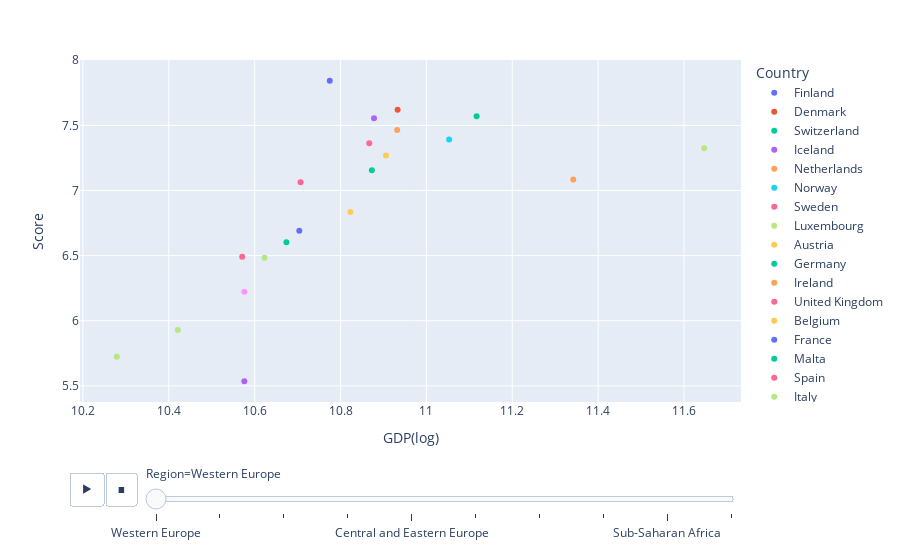

Source (notebook cell):
### Markdown cell above
### GDP vs Score

### Code cell
px.scatter(df, x='GDP(log)', y='Score',
           animation_frame='Region',
           animation_group='Country',
           color='Country', hover_name='Country',
           trendline= 'ols')

### Figure 1 — Plotly figure (JSON) as saved in the notebook; plotly's stock layout.template omitted (floating-point values rounded to 4 significant figures)
{"data": [{"hovertemplate": "<b>%{hovertext}</b><br><br>Country=Finland<br>Region=Western Europe<br>GDP(log)=%{x}<br>Score=%{y}<extra></extra>", "hovertext": ["Finland"], "ids": ["Finland"], "legendgroup": "Finland", "marker": {"color": "#636efa", "symbol": "circle"}, "mode": "markers", "name": "Finland", "orientation": "v", "showlegend": true, "type": "scatter", "x": [10.78], "xaxis": "x", "y": [7.842], "yaxis": "y"}, {"hovertemplate": "Country=Finland<br>Region=Western Europe<extra></extra>", "legendgroup": "Finland", "marker": {"color": "#636efa", "symbol": "circle"}, "mode": "lines", "name": "Finland", "showlegend": false, "type": "scatter", "xaxis": "x", "yaxis": "y"}, {"hovertemplate": "<b>%{hovertext}</b><br><br>Country=Denmark<br>Region=Western Europe<br>GDP(log)=%{x}<br>Score=%{y}<extra></extra>", "hovertext": ["Denmark"], "ids": ["Denmark"], "legendgroup": "Denmark", "marker": {"color": "#EF553B", "symbol": "circle"}, "mode": "markers", "name": "Denmark", "orientation": "v", "showlegend": true, "type": "scatter", "x": [10.93], "xaxis": "x", "y": [7.62], "yaxis": "y"}, {"hovertemplate": "Country=Denmark<br>Region=Western Europe<extra></extra>", "legendgroup": "Denmark", "marker": {"color": "#EF553B", "symbol": "circle"}, "mode": "lines", "name": "Denmark", "showlegend": false, "type": "scatter", "xaxis": "x", "yaxis": "y"}, {"hovertemplate": "<b>%{hovertext}</b><br><br>Country=Switzerland<br>Region=Western Europe<br>GDP(log)=%{x}<br>Score=%{y}<extra></extra>", "hovertext": ["Switzerland"], "ids": ["Switzerland"], "legendgroup": "Switzerland", "marker": {"color": "#00cc96", "symbol": "circle"}, "mode": "markers", "name": "Switzerland", "orientation": "v", "showlegend": true, "type": "scatter", "x": [11.12], "xaxis": "x", "y": [7.571], "yaxis": "y"}, {"hovertemplate": "Country=Switzerland<br>Region=Western Europe<extra></extra>", "legendgroup": "Switzerland", "marker": {"color": "#00cc96", "symbol": "circle"}, "mode": "lines", "name": "Switzerland", "showlegend": false, "type": "scatter", "xaxis": "x", "yaxis": "y"}, {"hovertemplate": "<b>%{hovertext}</b><br><br>Country=Iceland<br>Region=Western Europe<br>GDP(log)=%{x}<br>Score=%{y}<extra></extra>", "hovertext": ["Iceland"], "ids": ["Iceland"], "legendgroup": "Iceland", "marker": {"color": "#ab63fa", "symbol": "circle"}, "mode": "markers", "name": "Iceland", "orientation": "v", "showlegend": true, "type": "scatter", "x": [10.88], "xaxis": "x", "y": [7.554], "yaxis": "y"}, {"hovertemplate": "Country=Iceland<br>Region=Western Europe<extra></extra>", "legendgroup": "Iceland", "marker": {"color": "#ab63fa", "symbol": "circle"}, "mode": "lines", "name": "Iceland", "showlegend": false, "type": "scatter", "xaxis": "x", "yaxis": "y"}, {"hovertemplate": "<b>%{hovertext}</b><br><br>Country=Netherlands<br>Region=Western Europe<br>GDP(log)=%{x}<br>Score=%{y}<extra></extra>", "hovertext": ["Netherlands"], "ids": ["Netherlands"], "legendgroup": "Netherlands", "marker": {"color": "#FFA15A", "symbol": "circle"}, "mode": "markers", "name": "Netherlands", "orientation": "v", "showlegend": true, "type": "scatter", "x": [10.93], "xaxis": "x", "y": [7.464], "yaxis": "y"}, {"hovertemplate": "Country=Netherlands<br>Region=Western Europe<extra></extra>", "legendgroup": "Netherlands", "marker": {"color": "#FFA15A", "symbol": "circle"}, "mode": "lines", "name": "Netherlands", "showlegend": false, "type": "scatter", "xaxis": "x", "yaxis": "y"}, {"hovertemplate": "<b>%{hovertext}</b><br><br>Country=Norway<br>Region=Western Europe<br>GDP(log)=%{x}<br>Score=%{y}<extra></extra>", "hovertext": ["Norway"], "ids": ["Norway"], "legendgroup": "Norway", "marker": {"color": "#19d3f3", "symbol": "circle"}, "mode": "markers", "name": "Norway", "orientation": "v", "showlegend": true, "type": "scatter", "x": [11.05], "xaxis": "x", "y": [7.392], "yaxis": "y"}, {"hovertemplate": "Country=Norway<br>Region=Western Europe<extra></extra>", "legendgroup": "Norway", "marker": {"color": "#19d3f3", "symbol": "circle"}, "mode": "lines", "name": "Norway", "showlegend": false, "type": "scatter", "xaxis": "x", "yaxis": "y"}, {"hovertemplate": "<b>%{hovertext}</b><br><br>Country=Sweden<br>Region=Western Europe<br>GDP(log)=%{x}<br>Score=%{y}<extra></extra>", "hovertext": ["Sweden"], "ids": ["Sweden"], "legendgroup": "Sweden", "marker": {"color": "#FF6692", "symbol": "circle"}, "mode": "markers", "name": "Sweden", "orientation": "v", "showlegend": true, "type": "scatter", "x": [10.87], "xaxis": "x", "y": [7.363], "yaxis": "y"}, {"hovertemplate": "Country=Sweden<br>Region=Western Europe<extra></extra>", "legendgroup": "Sweden", "marker": {"color": "#FF6692", "symbol": "circle"}, "mode": "lines", "name": "Sweden", "showlegend": false, "type": "scatter", "xaxis": "x", "yaxis": "y"}, {"hovertemplate": "<b>%{hovertext}</b><br><br>Country=Luxembourg<br>Region=Western Europe<br>GDP(log)=%{x}<br>Score=%{y}<extra></extra>", "hovertext": ["Luxembourg"], "ids": ["Luxembourg"], "legendgroup": "Luxembourg", "marker": {"color": "#B6E880", "symbol": "circle"}, "mode": "markers", "name": "Luxembourg", "orientation": "v", "showlegend": true, "type": "scatter", "x": [11.65], "xaxis": "x", "y": [7.324], "yaxis": "y"}, {"hovertemplate": "Country=Luxembourg<br>Region=Western Europe<extra></extra>", "legendgroup": "Luxembourg", "marker": {"color": "#B6E880", "symbol": "circle"}, "mode": "lines", "name": "Luxembourg", "showlegend": false, "type": "scatter", "xaxis": "x", "yaxis": "y"}, {"hovertemplate": "<b>%{hovertext}</b><br><br>Country=Austria<br>Region=Western Europe<br>GDP(log)=%{x}<br>Score=%{y}<extra></extra>", "hovertext": ["Austria"], "ids": ["Austria"], "legendgroup": "Austria", "marker": {"color": "#FECB52", "symbol": "circle"}, "mode": "markers", "name": "Austria", "orientation": "v", "showlegend": true, "type": "scatter", "x": [10.91], "xaxis": "x", "y": [7.268], "yaxis": "y"}, {"hovertemplate": "Country=Austria<br>Region=Western Europe<extra></extra>", "legendgroup": "Austria", "marker": {"color": "#FECB52", "symbol": "circle"}, "mode": "lines", "name": "Austria", "showlegend": false, "type": "scatter", "xaxis": "x", "yaxis": "y"}, {"hovertemplate": "<b>%{hovertext}</b><br><br>Country=Germany<br>Region=Western Europe<br>GDP(log)=%{x}<br>Score=%{y}<extra></extra>", "hovertext": ["Germany"], "ids": ["Germany"], "legendgroup": "Germany", "marker": {"color": "#00cc96", "symbol": "circle"}, "mode": "markers", "name": "Germany", "orientation": "v", "showlegend": true, "type": "scatter", "x": [10.87], "xaxis": "x", "y": [7.155], "yaxis": "y"}, {"hovertemplate": "Country=Germany<br>Region=Western Europe<extra></extra>", "legendgroup": "Germany", "marker": {"color": "#00cc96", "symbol": "circle"}, "mode": "lines", "name": "Germany", "showlegend": false, "type": "scatter", "xaxis": "x", "yaxis": "y"}, {"hovertemplate": "<b>%{hovertext}</b><br><br>Country=Ireland<br>Region=Western Europe<br>GDP(log)=%{x}<br>Score=%{y}<extra></extra>", "hovertext": ["Ireland"], "ids": ["Ireland"], "legendgroup": "Ireland", "marker": {"color": "#FFA15A", "symbol": "circle"}, "mode": "markers", "name": "Ireland", "orientation": "v", "showlegend": true, "type": "scatter", "x": [11.34], "xaxis": "x", "y": [7.085], "yaxis": "y"}, {"hovertemplate": "Country=Ireland<br>Region=Western Europe<extra></extra>", "legendgroup": "Ireland", "marker": {"color": "#FFA15A", "symbol": "circle"}, "mode": "lines", "name": "Ireland", "showlegend": false, "type": "scatter", "xaxis": "x", "yaxis": "y"}, {"hovertemplate": "<b>%{hovertext}</b><br><br>Country=United Kingdom<br>Region=Western Europe<br>GDP(log)=%{x}<br>Score=%{y}<extra></extra>", "hovertext": ["United Kingdom"], "ids": ["United Kingdom"], "legendgroup": "United Kingdom", "marker": {"color": "#FF6692", "symbol": "circle"}, "mode": "markers", "name": "United Kingdom", "orientation": "v", "showlegend": true, "type": "scatter", "x": [10.71], "xaxis": "x", "y": [7.064], "yaxis": "y"}, {"hovertemplate": "Country=United Kingdom<br>Region=Western Europe<extra></extra>", "legendgroup": "United Kingdom", "marker": {"color": "#FF6692", "symbol": "circle"}, "mode": "lines", "name": "United Kingdom", "showlegend": false, "type": "scatter", "xaxis": "x", "yaxis": "y"}, {"hovertemplate": "<b>%{hovertext}</b><br><br>Country=Belgium<br>Region=Western Europe<br>GDP(log)=%{x}<br>Score=%{y}<extra></extra>", "hovertext": ["Belgium"], "ids": ["Belgium"], "legendgroup": "Belgium", "marker": {"color": "#FECB52", "symbol": "circle"}, "mode": "markers", "name": "Belgium", "orientation": "v", "showlegend": true, "type": "scatter", "x": [10.82], "xaxis": "x", "y": [6.834], "yaxis": "y"}, {"hovertemplate": "Country=Belgium<br>Region=Western Europe<extra></extra>", "legendgroup": "Belgium", "marker": {"color": "#FECB52", "symbol": "circle"}, "mode": "lines", "name": "Belgium", "showlegend": false, "type": "scatter", "xaxis": "x", "yaxis": "y"}, {"hovertemplate": "<b>%{hovertext}</b><br><br>Country=France<br>Region=Western Europe<br>GDP(log)=%{x}<br>Score=%{y}<extra></extra>", "hovertext": ["France"], "ids": ["France"], "legendgroup": "France", "marker": {"color": "#636efa", "symbol": "circle"}, "mode": "markers", "name": "France", "orientation": "v", "showlegend": true, "type": "scatter", "x": [10.7], "xaxis": "x", "y": [6.69], "yaxis": "y"}, {"hovertemplate": "Country=France<br>Region=Western Europe<extra></extra>", "legendgroup": "France", "marker": {"color": "#636efa", "symbol": "circle"}, "mode": "lines", "name": "France", "showlegend": false, "type": "scatter", "xaxis": "x", "yaxis": "y"}, {"hovertemplate": "<b>%{hovertext}</b><br><br>Country=Malta<br>Region=Western Europe<br>GDP(log)=%{x}<br>Score=%{y}<extra></extra>", "hovertext": ["Malta"], "ids": ["Malta"], "legendgroup": "Malta", "marker": {"color": "#00cc96", "symbol": "circle"}, "mode": "markers", "name": "Malta", "orientation": "v", "showlegend": true, "type": "scatter", "x": [10.67], "xaxis": "x", "y": [6.602], "yaxis": "y"}, {"hovertemplate": "Country=Malta<br>Region=Western Europe<extra></extra>", "legendgroup": "Malta", "marker": {"color": "#00cc96", "symbol": "circle"}, "mode": "lines", "name": "Malta", "showlegend": false, "type": "scatter", "xaxis": "x", "yaxis": "y"}, {"hovertemplate": "<b>%{hovertext}</b><br><br>Country=Spain<br>Region=Western Europe<br>GDP(log)=%{x}<br>Score=%{y}<extra></extra>", "hovertext": ["Spain"], "ids": ["Spain"], "legendgroup": "Spain", "marker": {"color": "#FF6692", "symbol": "circle"}, "mode": "markers", "name": "Spain", "orientation": "v", "showlegend": true, "type": "scatter", "x": [10.57], "xaxis": "x", "y": [6.491], "yaxis": "y"}, {"hovertemplate": "Country=Spain<br>Region=Western Europe<extra></extra>", "legendgroup": "Spain", "marker": {"color": "#FF6692", "symbol": "circle"}, "mode": "lines", "name": "Spain", "showlegend": false, "type": "scatter", "xaxis": "x", "yaxis": "y"}, {"hovertemplate": "<b>%{hovertext}</b><br><br>Country=Italy<br>Region=Western Europe<br>GDP(log)=%{x}<br>Score=%{y}<extra></extra>", "hovertext": ["Italy"], "ids": ["Italy"], "legendgroup": "Italy", "marker": {"color": "#B6E880", "symbol": "circle"}, "mode": "markers", "name": "Italy", "orientation": "v", "showlegend": true, "type": "scatter", "x": [10.62], "xaxis": "x", "y": [6.483], "yaxis": "y"}, {"hovertemplate": "Country=Italy<br>Region=Western Europe<extra></extra>", "legendgroup": "Italy", "marker": {"color": "#B6E880", "symbol": "circle"}, "mode": "lines", "name": "Italy", "showlegend": false, "type": "scatter", "xaxis": "x", "yaxis": "y"}, {"hovertemplate": "<b>%{hovertext}</b><br><br>Country=Cyprus<br>Region=Western Europe<br>GDP(log)=%{x}<br>Score=%{y}<extra></extra>", "hovertext": ["Cyprus"], "ids": ["Cyprus"], "legendgroup": "Cyprus", "marker": {"color": "#FF97FF", "symbol": "circle"}, "mode": "markers", "name": "Cyprus", "orientation": "v", "showlegend": true, "type": "scatter", "x": [10.58], "xaxis": "x", "y": [6.223], "yaxis": "y"}, {"hovertemplate": "Country=Cyprus<br>Region=Western Europe<extra></extra>", "legendgroup": "Cyprus", "marker": {"color": "#FF97FF", "symbol": "circle"}, "mode": "lines", "name": "Cyprus", "showlegend": false, "type": "scatter", "xaxis": "x", "yaxis": "y"}, {"hovertemplate": "<b>%{hovertext}</b><br><br>Country=Portugal<br>Region=Western Europe<br>GDP(log)=%{x}<br>Score=%{y}<extra></extra>", "hovertext": ["Portugal"], "ids": ["Portugal"], "legendgroup": "Portugal", "marker": {"color": "#B6E880", "symbol": "circle"}, "mode": "markers", "name": "Portugal", "orientation": "v", "showlegend": true, "type": "scatter", "x": [10.42], "xaxis": "x", "y": [5.929], "yaxis": "y"}, {"hovertemplate": "Country=Portugal<br>Region=Western Europe<extra></extra>", "legendgroup": "Portugal", "marker": {"color": "#B6E880", "symbol": "circle"}, "mode": "lines", "name": "Portugal", "showlegend": false, "type": "scatter", "xaxis": "x", "yaxis": "y"}, {"hovertemplate": "<b>%{hovertext}</b><br><br>Country=Greece<br>Region=Western Europe<br>GDP(log)=%{x}<br>Score=%{y}<extra></extra>", "hovertext": ["Greece"], "ids": ["Greece"], "legendgroup": "Greece", "marker": {"color": "#B6E880", "symbol": "circle"}, "mode": "markers", "name": "Greece", "orientation": "v", "showlegend": true, "type": "scatter", "x": [10.28], "xaxis": "x", "y": [5.723], "yaxis": "y"}, {"hovertemplate": "Country=Greece<br>Region=Western Europe<extra></extra>", "legendgroup": "Greece", "marker": {"color": "#B6E880", "symbol": "circle"}, "mode": "lines", "name": "Greece", "showlegend": false, "type": "scatter", "xaxis": "x", "yaxis": "y"}, {"hovertemplate": "<b>%{hovertext}</b><br><br>Country=North Cyprus<br>Region=Western Europe<br>GDP(log)=%{x}<br>Score=%{y}<extra></extra>", "hovertext": ["North Cyprus"], "ids": ["North Cyprus"], "legendgroup": "North Cyprus", "marker": {"color": "#ab63fa", "symbol": "circle"}, "mode": "markers", "name": "North Cyprus", "orientation": "v", "showlegend": true, "type": "scatter", "x": [10.58], "xaxis": "x", "y": [5.536], "yaxis": "y"}, {"hovertemplate": "Country=North Cyprus<br>Region=Western Europe<extra></extra>", "legendgroup": "North Cyprus", "marker": {"color": "#ab63fa", "symbol": "circle"}, "mode": "lines", "name": "North Cyprus", "showlegend": false, "type": "scatter", "xaxis": "x", "yaxis": "y"}], "layout": {"legend": {"title": {"text": "Country"}, "tracegroupgap": 0}, "margin": {"t": 60}, "sliders": [{"active": 0, "currentvalue": {"prefix": "Region="}, "len": 0.9, "pad": {"b": 10, "t": 60}, "steps": [{"args": [["Western Europe"], {"frame": {"duration": 0, "redraw": false}, "fromcurrent": true, "mode": "immediate", "transition": {"duration": 0, "easing": "linear"}}], "label": "Western Europe", "method": "animate"}, {"args": [["North America and ANZ"], {"frame": {"duration": 0, "redraw": false}, "fromcurrent": true, "mode": "immediate", "transition": {"duration": 0, "easing": "linear"}}], "label": "North America and ANZ", "method": "animate"}, {"args": [["Middle East and North Africa"], {"frame": {"duration": 0, "redraw": false}, "fromcurrent": true, "mode": "immediate", "transition": {"duration": 0, "easing": "linear"}}], "label": "Middle East and North Africa", "method": "animate"}, {"args": [["Latin America and Caribbean"], {"frame": {"duration": 0, "redraw": false}, "fromcurrent": true, "mode": "immediate", "transition": {"duration": 0, "easing": "linear"}}], "label": "Latin America and Caribbean", "method": "animate"}, {"args": [["Central and Eastern Europe"], {"frame": {"duration": 0, "redraw": false}, "fromcurrent": true, "mode": "immediate", "transition": {"duration": 0, "easing": "linear"}}], "label": "Central and Eastern Europe", "method": "animate"}, {"args": [["East Asia"], {"frame": {"duration": 0, "redraw": false}, "fromcurrent": true, "mode": "immediate", "transition": {"duration": 0, "easing": "linear"}}], "label": "East Asia", "method": "animate"}, {"args": [["Southeast Asia"], {"frame": {"duration": 0, "redraw": false}, "fromcurrent": true, "mode": "immediate", "transition": {"duration": 0, "easing": "linear"}}], "label": "Southeast Asia", "method": "animate"}, {"args": [["Commonwealth of Independent States"], {"frame": {"duration": 0, "redraw": false}, "fromcurrent": true, "mode": "immediate", "transition": {"duration": 0, "easing": "linear"}}], "label": "Commonwealth of Independent States", "method": "animate"}, {"args": [["Sub-Saharan Africa"], {"frame": {"duration": 0, "redraw": false}, "fromcurrent": true, "mode": "immediate", "transition": {"duration": 0, "easing": "linear"}}], "label": "Sub-Saharan Africa", "method": "animate"}, {"args": [["South Asia"], {"frame": {"duration": 0, "redraw": false}, "fromcurrent": true, "mode": "immediate", "transition": {"duration": 0, "easing": "linear"}}], "label": "South Asia", "method": "animate"}], "x": 0.1, "xanchor": "left", "y": 0, "yanchor": "top"}], "updatemenus": [{"buttons": [{"args": [null, {"frame": {"duration": 500, "redraw": false}, "fromcurrent": true, "mode": "immediate", "transition": {"duration": 500, "easing": "linear"}}], "label": "&#9654;", "method": "animate"}, {"args": [[null], {"frame": {"duration": 0, "redraw": false}, "fromcurrent": true, "mode": "immediate", "transition": {"duration": 0, "easing": "linear"}}], "label": "&#9724;", "method": "animate"}], "direction": "left", "pad": {"r": 10, "t": 70}, "showactive": false, "type": "buttons", "x": 0.1, "xanchor": "right", "y": 0, "yanchor": "top"}], "xaxis": {"anchor": "y", "domain": [0, 1], "title": {"text": "GDP(log)"}}, "yaxis": {"anchor": "x", "domain": [0, 1], "title": {"text": "Score"}}}}
